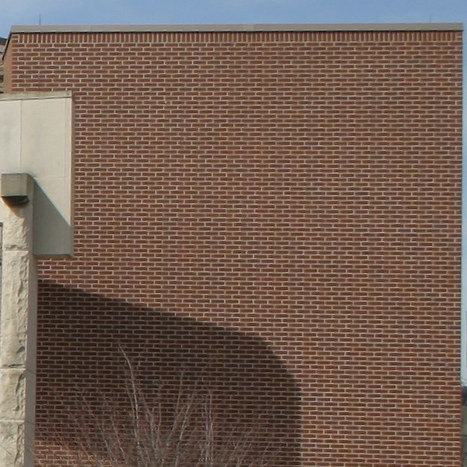
#> input picture oving2/images/bricks.tiff, 467 x 467 px
$ python oppg2a.py   (Python 2 division)   (older library calls are emulated)
#> lines starting #> are read from the running program, lines starting #| are printed output that depends on the picture
import numpy as np
from scipy import misc
import matplotlib.pyplot as plt

def read_img(path):
#> called with path = './images/bricks.tiff'
	image = misc.imread(path)
#> image is the input picture: shape (467, 467, 3); mean R, G, B 115.8, 94.9, 83.7
	return image

def rgb2gray(img):

    new_img = np.zeros_like(image[...,0])

    rows = img.shape[0]
#> rows = 467
    cols = img.shape[1]
#> cols = 467

    #Perception values
    red = 0.2126
    green = 0.7152
    blue = 0.0722

    for y in range(rows):
        for x in range(cols):
            r = float(img[x,y,0])
            g = float(img[x,y,1])
            b = float(img[x,y,2])

            new_img[x,y] = r*red + g*green + b*blue
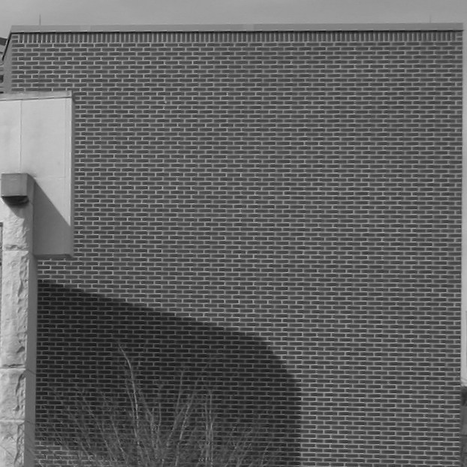
#> new_img: shape (467, 467); min 5, max 225, mean 98.1

    return new_img

def plot_fig(img, param = 'none', title = ''):
	fig = plt.figure()

	if param == 'none':
		plt.imshow(img,)

	if param == 'gray':
		if len(img.shape) == 3:
			img = img.squeeze()

		plt.imshow(img, cmap=plt.cm.gray, vmin=0, vmax=255)

	fig.suptitle(title)
	plt.axis('off')


"""
def linear_comb(img, kernel):

    new_img = img.astype(np.float64)

    kernel = np.array(kernel)

    a = kernel.shape[0]
    b = kernel.shape[1]

    c = img.shape[0]
    d = img.shape[1]

	#Center of the kernel is the median of its size
    center = np.median(np.array(range(a)))

    kernel_sum = 0
    for x in range(a):
        for y in range(b):
			kernel_sum += kernel[x,y]

    for m in range(1, c-1):
        for n in range(1, d-1):

            value = 0

            for y in range(a):
                for x in range(b):
                    #c-m,c-n er der kernel-senteret befinner seg til enhver tid.
                    #print c-m+y, c-n+x
                    value += img[m-c+y, n-c+x]*kernel[x,y]

            new_img[m, n] = value/kernel_sum

    return new_img
"""

def downsample_m(img, m):

    #new_img = img.astype(np.float64)

#> called with m = 2
    a = img.shape[0]
#> a = 467
    b = img.shape[1]
#> b = 467

    new_img = np.zeros([a/m,a/m,1],dtype=np.float64)
    #new_img = rgb2gray(new_img)
    new_img.fill(255)
#> new_img: shape (233, 233, 1) float64; every value is 255
    new_img = new_img.astype(np.float64)

    c = new_img.shape[0]
#> c = 233
    d = new_img.shape[1]
#> d = 233

    for x in range(a-1):
		for y in range(b-1):
			#Keep only values where n are multiples of M
			if (x % m == 0 and y % m == 0):
				new_img[x/m,y/m] = img[x,y]
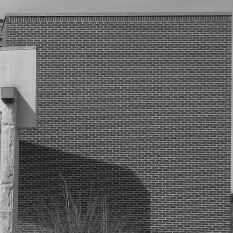
#> new_img: shape (233, 233, 1) float64; min 13, max 221, mean 98.1

    return new_img


#Gaussian
kernel = [  [1,4,6,4,1],
            [4,16,24,16,4],
            [6,24,36,24,6],
            [4,16,24,16,4],
            [1,4,6,4,1] ]

image = read_img('./images/bricks.tiff')
image = rgb2gray(image)
#lp = lowpass, to avoid aliasing
#lp_image = linear_comb(image, kernel)
#Keep every second row and column
#ds = downsampled
ds_image = downsample_m(image, 2)

plot_fig(image, 'gray', 'original')
plt.savefig('original_grey_a')
plot_fig(ds_image, 'gray', 'downsampled')
plt.savefig('downsampled_a')

plt.show()

$ run again, with oving2/images/bush.tiff copied over oving2/images/bricks.tiff
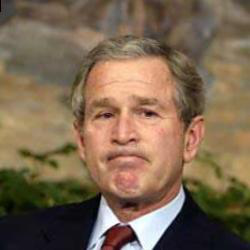
#> input picture oving2/images/bush.tiff, 250 x 250 px
#> in read_img, image is the input picture: shape (250, 250, 3); mean R, G, B 124.4, 103.3, 80.9
#> after the loop in rgb2gray, `for y in range(rows):`:
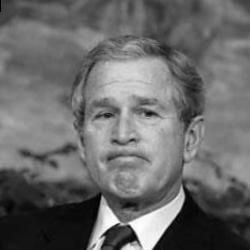
#> new_img: shape (250, 250); min 0, max 254, mean 105.6
#> after the loop in downsample_m, `for x in range(a-1):`:
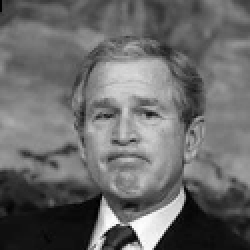
#> new_img: shape (125, 125, 1) float64 (shown 2 times larger); min 1, max 254, mean 105.7

$ run again, with oving2/images/clinton.tiff copied over oving2/images/bricks.tiff
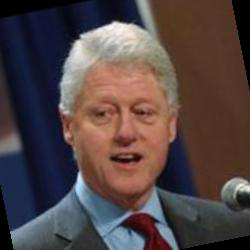
#> input picture oving2/images/clinton.tiff, 250 x 250 px
#> in read_img, image is the input picture: shape (250, 250, 3); mean R, G, B 82.6, 68.6, 68.6
#> after the loop in rgb2gray, `for y in range(rows):`:
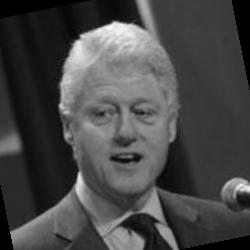
#> new_img: shape (250, 250); min 0, max 250, mean 71.1
#> after the loop in downsample_m, `for x in range(a-1):`:
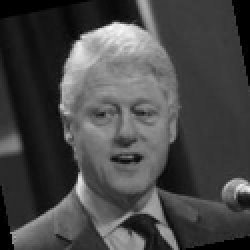
#> new_img: shape (125, 125, 1) float64 (shown 2 times larger); min 0, max 250, mean 71.1
